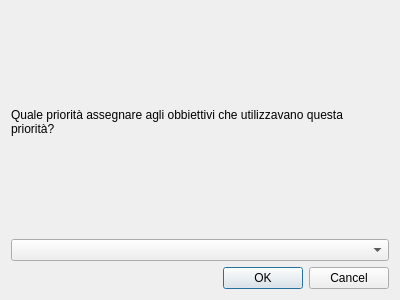
<?xml version="1.0" encoding="UTF-8"?>
<ui version="4.0">
 <class>DeletePriorityDialog</class>
 <widget class="QDialog" name="DeletePriorityDialog">
  <property name="geometry">
   <rect>
    <x>0</x>
    <y>0</y>
    <width>400</width>
    <height>300</height>
   </rect>
  </property>
  <property name="windowTitle">
   <string>Dialog</string>
  </property>
  <layout class="QVBoxLayout" name="verticalLayout">
   <item>
    <widget class="QLabel" name="label">
     <property name="text">
      <string>Quale priorità assegnare agli obbiettivi che utilizzavano questa priorità?</string>
     </property>
     <property name="wordWrap">
      <bool>true</bool>
     </property>
    </widget>
   </item>
   <item>
    <widget class="QComboBox" name="comboBox"/>
   </item>
   <item>
    <widget class="QDialogButtonBox" name="buttonBox">
     <property name="orientation">
      <enum>Qt::Horizontal</enum>
     </property>
     <property name="standardButtons">
      <set>QDialogButtonBox::Cancel|QDialogButtonBox::Ok</set>
     </property>
    </widget>
   </item>
  </layout>
 </widget>
 <resources/>
 <connections>
  <connection>
   <sender>buttonBox</sender>
   <signal>accepted()</signal>
   <receiver>DeletePriorityDialog</receiver>
   <slot>accept()</slot>
   <hints>
    <hint type="sourcelabel">
     <x>248</x>
     <y>254</y>
    </hint>
    <hint type="destinationlabel">
     <x>157</x>
     <y>274</y>
    </hint>
   </hints>
  </connection>
  <connection>
   <sender>buttonBox</sender>
   <signal>rejected()</signal>
   <receiver>DeletePriorityDialog</receiver>
   <slot>reject()</slot>
   <hints>
    <hint type="sourcelabel">
     <x>316</x>
     <y>260</y>
    </hint>
    <hint type="destinationlabel">
     <x>286</x>
     <y>274</y>
    </hint>
   </hints>
  </connection>
 </connections>
</ui>
